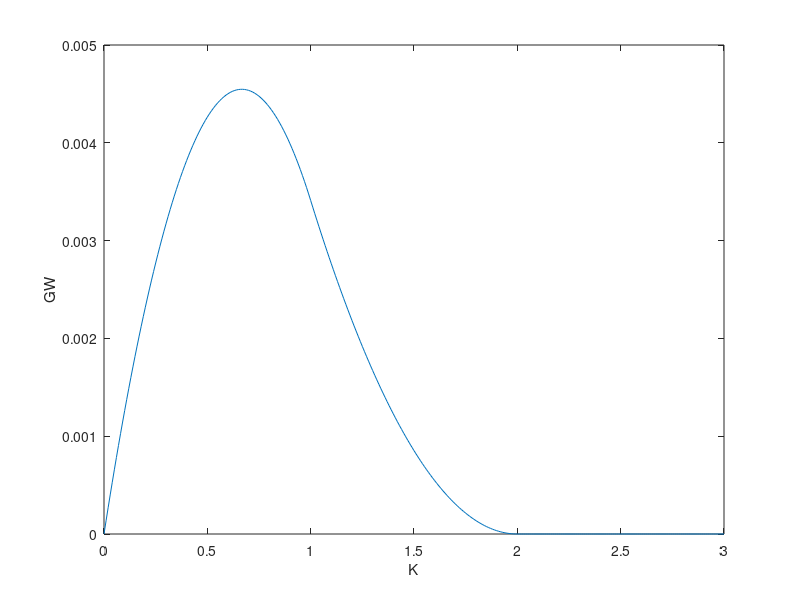

Write the MATLAB code that produced this figure.
%%%%% Density function plot %%%%%%%%%%%%%%%%%%%%%

D=20;
h=D/2;
C=10/(7*pi*h^2);
GW=[];
K=[];
for k=0:.01:3
    if k>=0 && k<=1
        gradW=C*(-3*k+((9/4)*k^2));
        GW=[GW -gradW];
    end
    if k>1 && k<=2
        gradW=C*(-3/4)*((2-k)^2);
        GW=[GW -gradW];
    end
    if k>2
        gradW=0;
        GW=[GW -gradW];
    end
    K=[K k];
end
plot(K,GW)
xlabel('K');
ylabel('GW');